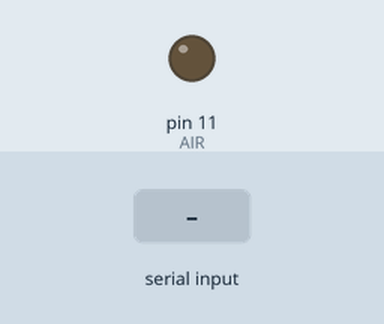
This sketch was run on a simulated Arduino Uno, built with avr-gcc and run on an emulated ATmega328P. Shown: output pins drawn as LEDs (lit = HIGH). Inputs (shaded band) come from the test bench.

Above: at 1.2 s.
1.3 s: "1" received over Serial
At 1.7 s:
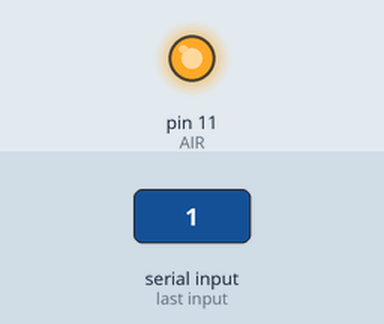
Timing chart, 0 to 4.3 s (numbered marks = the images above; inputs shaded):
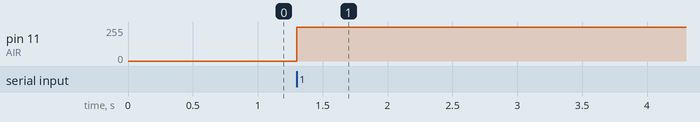

The sketch:

air.ino
```cpp
int AIR = 11;
char ESTADO = '0';

void setup() {
  Serial.begin(9600);        //comunicacion
  pinMode(AIR, OUTPUT);       //aire
}

void loop() {
  if (Serial.available()>0) {
    ESTADO = Serial.read();
    if (ESTADO == '1') {
       analogWrite(AIR, 254);
       delay(100000);
    } else {
       analogWrite(AIR, 0);
       delay(100000);
    }
  }


}
```

Measured:
- after the input at 1.3 s, pin 11 (AIR): 0/255 → 254/255 at once
